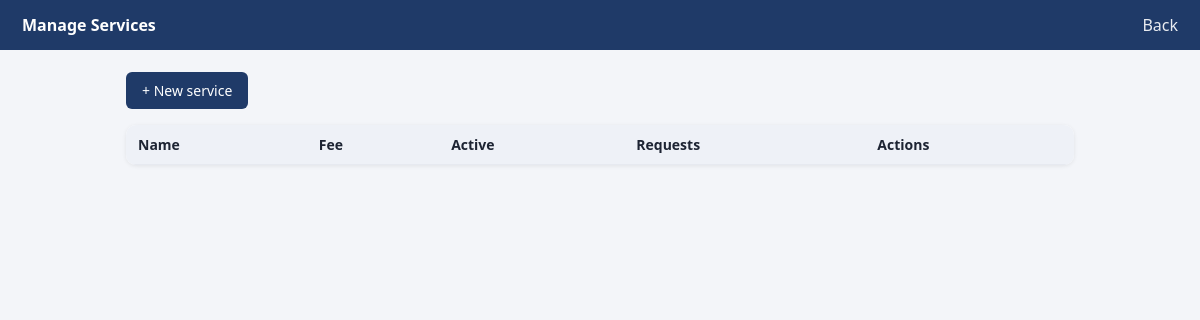
Before: /admin/services.php (signed in) with the older database file.
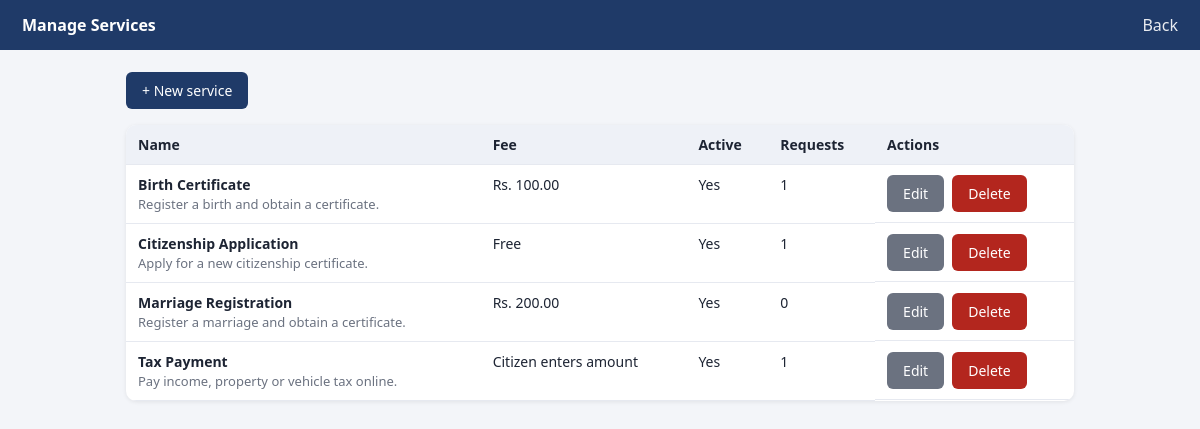
After: the same page with the newer database file.
### tables this page shows
CREATE TABLE service_types (
  id INT AUTO_INCREMENT PRIMARY KEY,
  name VARCHAR(80) NOT NULL UNIQUE,
  description VARCHAR(255) NOT NULL DEFAULT '',
  hint VARCHAR(255) NOT NULL DEFAULT '',
  fee DECIMAL(10,2) NOT NULL DEFAULT 0,
  needs_amount TINYINT(1) NOT NULL DEFAULT 0,    
  is_active TINYINT(1) NOT NULL DEFAULT 1
);

### admin/services.php (the view, shortened to what this page needs)
<?php
require '../config/db.php'; require_admin();
$rows = $pdo->query("SELECT s.*, (SELECT COUNT(*) FROM applications a WHERE a.service_type_id=s.id) AS used FROM service_types s ORDER BY s.name")->fetchAll();
?>
<p><a class="btn" href="service_form.php">+ New service</a></p>
<table><tr><th>Name</th><th>Fee</th><th>Active</th><th>Requests</th><th>Actions</th></tr>
<?php foreach ($rows as $r): ?>
<tr><td><b><?= e($r['name']) ?></b><br><span class="meta"><?= e($r['description']) ?></span></td>
<td><?= $r['needs_amount'] ? 'Citizen enters amount' : ($r['fee'] > 0 ? money($r['fee']) : 'Free') ?></td>
<td><?= $r['is_active'] ? 'Yes' : 'No' ?></td><td><?= (int)$r['used'] ?></td>
<td class="actions"><a class="btn gray" href="service_form.php?id=<?= $r['id'] ?>">Edit</a>
<form method="post" action="service_delete.php" onsubmit="return confirm('Delete this service? If it has requests it will be deactivated instead.')"><?= csrf_field() ?>
<input type="hidden" name="id" value="<?= $r['id'] ?>"><button class="btn red">Delete</button></form></td></tr>
<?php endforeach; ?></table>

Changed rows visible on the page:
added service_types: name "Birth Certificate", description "Register a birth and obtain a certificate.", fee "Rs. 100.00", is_active "Yes", used "1"
added service_types: name "Citizenship Application", description "Apply for a new citizenship certificate.", needs_amount "Free", is_active "Yes", used "1"
added service_types: name "Marriage Registration", description "Register a marriage and obtain a certificate.", fee "Rs. 200.00", is_active "Yes", used "0"
added service_types: name "Tax Payment", description "Pay income, property or vehicle tax online.", needs_amount "Citizen enters amount", is_active "Yes", used "1"
